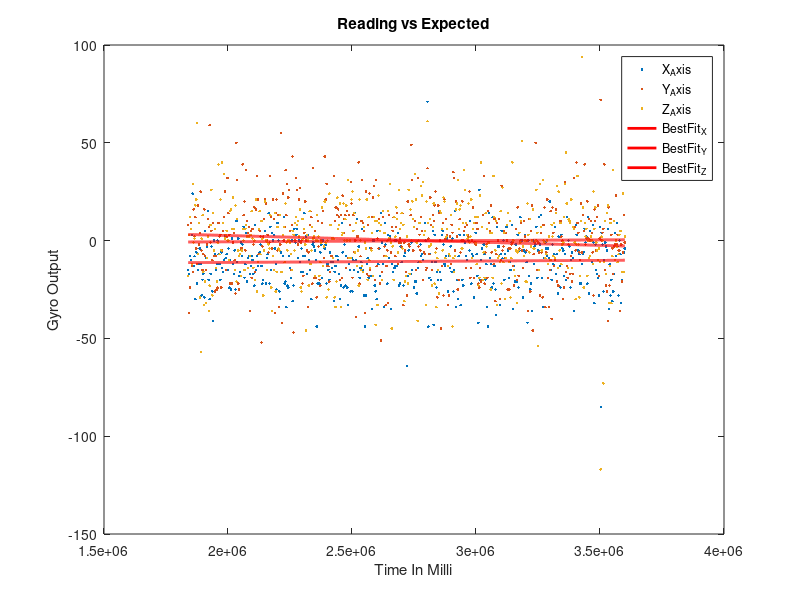
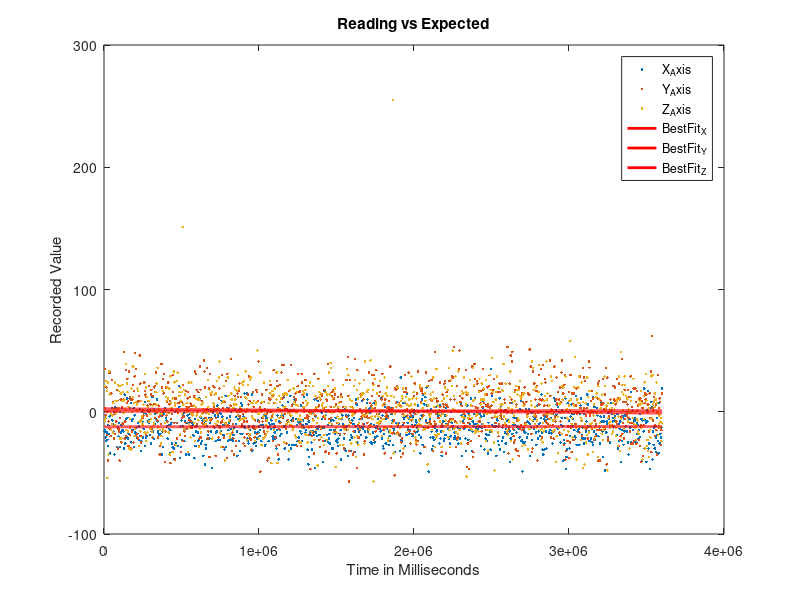

Recreate these plots in MATLAB, in order.
close all;

%% GyroX Axis
Array=csvread('GyroX.csv');
col1 = Array(:, 1);
col2 = Array(:, 2);

X = mean(col1)

%% AccelY Axis
Array=csvread('GyroY.csv');
col1 = Array(:, 1);
col2 = Array(:, 2);

Y = mean(col1)

%% AccelZ Axis
Array=csvread('GyroZ.csv');
col1 = Array(:, 1);
col2 = Array(:, 2);

Z = mean(col1)

%% Bias Drift Over 30Minutes
Array=csvread('Gyro_Bias1.csv');
GyroX = Array(:, 1);
GyroY = Array(:, 2);
GyroZ = Array(:, 3);
TimeInMilli = Array(:, 4);

% Get coefficients of a line fit through the data.
coefficients_X = polyfit(TimeInMilli, GyroX, 1);
coefficients_Y = polyfit(TimeInMilli, GyroY, 1);
coefficients_Z = polyfit(TimeInMilli, GyroZ, 1);
% Create a new x axis with exactly 1000 points (or whatever you want).
xFit = linspace(min(TimeInMilli), max(TimeInMilli), 10000);
% Get the estimated yFit value for each of those 1000 new x locations.
yFit_X = polyval(coefficients_X , xFit);
yFit_Y = polyval(coefficients_Y , xFit);
yFit_Z = polyval(coefficients_Z , xFit);
% Plot everything.
Gyro1XCoefficients = polyfit(TimeInMilli, GyroX ,1)
Gyro1YCoefficients = polyfit(TimeInMilli, GyroY ,1)
Gyro1ZCoefficients = polyfit(TimeInMilli, GyroZ ,1)

figure('Name','Bias Drift Over 30Minutes','NumberTitle','off');
plot(TimeInMilli,GyroX, '.')
hold on;
plot(TimeInMilli,GyroY, '.')
plot(TimeInMilli,GyroZ, '.')
plot(xFit, yFit_X, 'r-', 'LineWidth', 2);
plot(xFit, yFit_Y, 'r-', 'LineWidth', 2);
plot(xFit, yFit_Z, 'r-', 'LineWidth', 2);
title('Reading vs Expected')
legend('X_Axis','Y_Axis','Z_Axis','BestFit_X','BestFit_Y','BestFit_Z')
xlabel('Time In Milli')
ylabel('Gyro Output')
hold off;

%% Bias Drift Over 1Hour
Array=csvread('Gyro_Bias2.csv');
GyroX = Array(:, 1);
GyroY = Array(:, 2);
GyroZ = Array(:, 3);
TimeInMilli = Array(:, 4);

% Get coefficients of a line fit through the data.
coefficients_X = polyfit(TimeInMilli, GyroX, 1);
coefficients_Y = polyfit(TimeInMilli, GyroY, 1);
coefficients_Z = polyfit(TimeInMilli, GyroZ, 1);
% Create a new x axis with exactly 1000 points (or whatever you want).
xFit = linspace(min(TimeInMilli), max(TimeInMilli), 10000);
% Get the estimated yFit value for each of those 1000 new x locations.
yFit_X = polyval(coefficients_X, xFit);
yFit_Y = polyval(coefficients_Y, xFit);
yFit_Z = polyval(coefficients_Z, xFit);
% Plot everything.
Gyro2XCoefficients = polyfit(TimeInMilli, GyroX ,1)
Gyro2YCoefficients = polyfit(TimeInMilli, GyroY ,1)
Gyro2ZCoefficients = polyfit(TimeInMilli, GyroZ ,1)

figure('Name','Bias Drift Over 1 Hour','NumberTitle','off');
plot(TimeInMilli,GyroX, '.')
hold on;
plot(TimeInMilli,GyroY, '.')
plot(TimeInMilli,GyroZ, '.')
plot(xFit, yFit_X, 'r-', 'LineWidth', 2);
plot(xFit, yFit_Y, 'r-', 'LineWidth', 2);
plot(xFit, yFit_Z, 'r-', 'LineWidth', 2);
title('Reading vs Expected')
legend('X_Axis','Y_Axis','Z_Axis','BestFit_X','BestFit_Y','BestFit_Z')
xlabel('Time in Milliseconds')
ylabel('Recorded Value')
hold off;